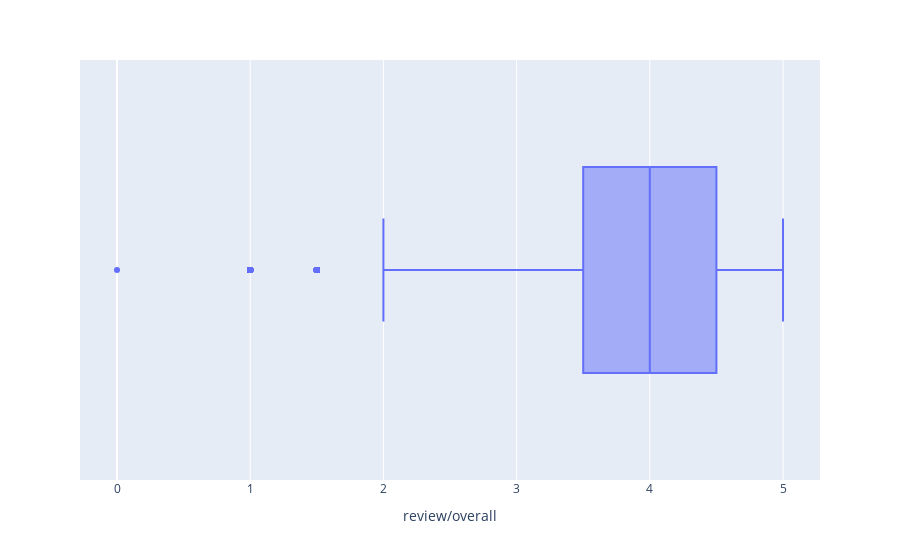

The code cell stored with this chart in its notebook:
### Markdown cell above
## Remove Outliers from Data based on Target column

### Code cell
px.box(data_frame=beer, x="review/overall")

### Figure 1 — Plotly figure (JSON) as saved in the notebook; plotly's stock layout.template omitted (floating-point values rounded to 4 significant figures; data arrays with more than 128 entries replaced by an {"elided": "..."} marker saying what was removed)
{"data": [{"alignmentgroup": "True", "hovertemplate": "review/overall=%{x}<extra></extra>", "legendgroup": "", "marker": {"color": "#636efa"}, "name": "", "notched": false, "offsetgroup": "", "orientation": "h", "showlegend": false, "type": "box", "x": {"elided": "37490 float values"}, "x0": " ", "xaxis": "x", "y0": " ", "yaxis": "y"}], "layout": {"boxmode": "group", "legend": {"tracegroupgap": 0}, "margin": {"t": 60}, "xaxis": {"anchor": "y", "domain": [0, 1], "title": {"text": "review/overall"}}, "yaxis": {"anchor": "x", "domain": [0, 1]}}}
